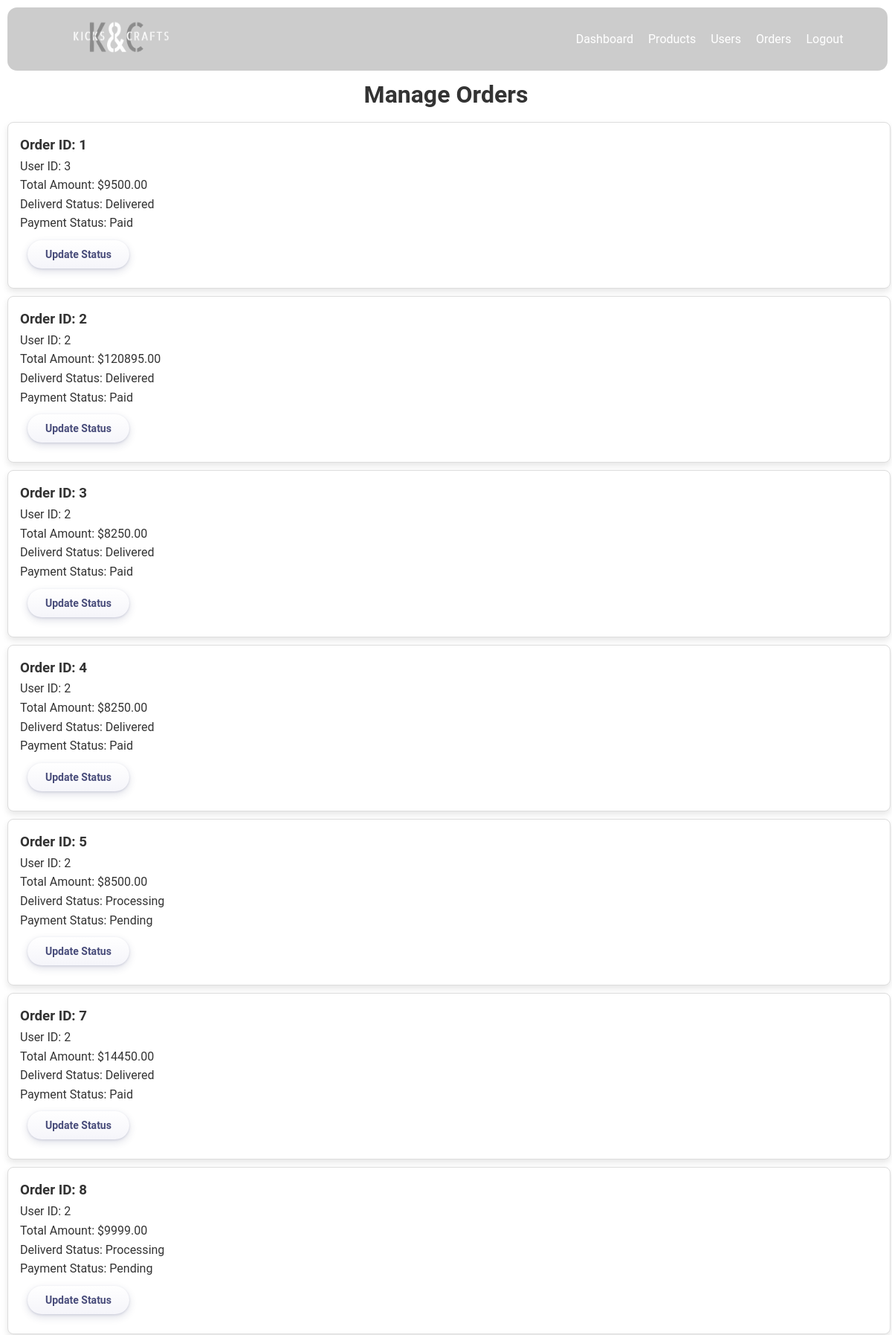
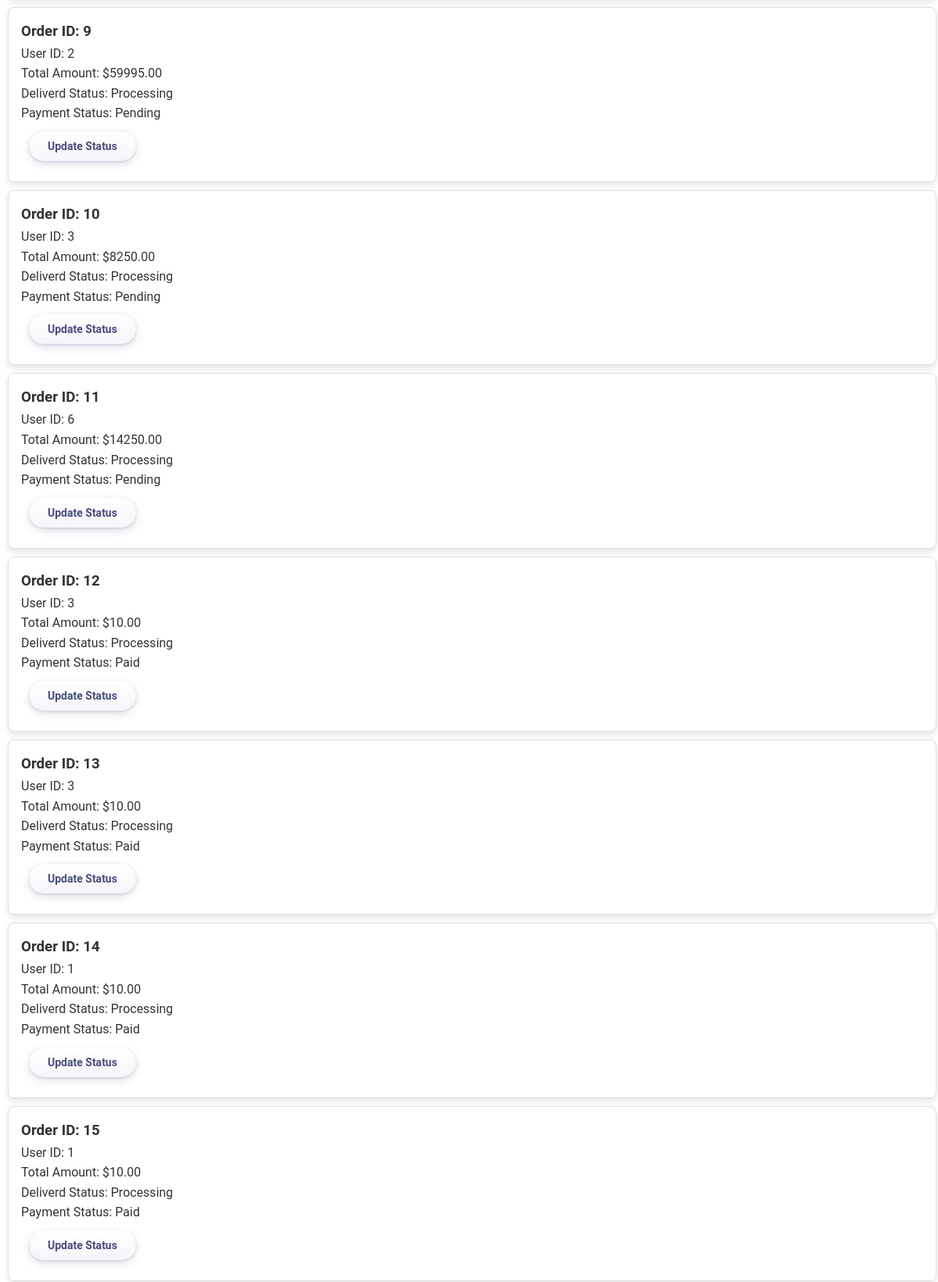
Page /manage_orders.php (signed in, upper part) on the committed database (2 pictures, top to bottom).
### tables this page shows
CREATE TABLE `orders` (
  `order_id` int(11) NOT NULL,
  `user_id` int(11) NOT NULL,
  `order_date` datetime DEFAULT current_timestamp(),
  `total_amount` decimal(10,2) NOT NULL,
  `payment_status` enum('Pending','Paid','Failed') DEFAULT 'Pending',
  `shipping_address` varchar(255) DEFAULT NULL,
  `order_status` enum('Processing','Shipped','Delivered','Cancelled') DEFAULT 'Processing',
  `tracking_number` varchar(50) DEFAULT NULL,
  `updated_at` timestamp NOT NULL DEFAULT current_timestamp() ON UPDATE current_timestamp()
);

### manage_orders.php (the view, shortened to what this page needs)
<?php
include 'db.php';
$stmt = $pdo->query("SELECT * FROM orders");
$orders = $stmt->fetchAll();
?>
<!DOCTYPE html>
<html lang="en">
<head>
</head>
<body>
    <?php include 'header.php'; ?>
    <br><br><br><br>
    <h1>Manage Orders</h1>
    <?php foreach ($orders as $order): ?>
        <div style="text-align: justify;" class="product">
            <h3>Order ID: <?php echo htmlspecialchars($order['order_id']); ?></h3>
            <p>User ID: <?php echo htmlspecialchars($order['user_id']); ?></p>
            <p>Total Amount: $<?php echo htmlspecialchars($order['total_amount']); ?></p>
            <p>Deliverd Status: <?php echo htmlspecialchars($order['order_status']); ?></p>
            <p>Payment Status: <?php echo htmlspecialchars($order['payment_status']); ?></p>
            <a href="update_order_status.php?order_id=<?php echo $order['order_id']; ?>"><button>Update Status</button></a>
        </div>
    <?php endforeach; ?>
</body>
</html>

### style.css (style rules this page uses)
* { margin: 0; padding: 0; box-sizing: border-box; font-family: "Roboto", sans-serif; }
body { background-color: #fff; color: #333; line-height: 1.6; width: 100%; }

### manage_orders.php (style rules this page uses)
body { text-align: center; }
.product { width: 99%; border: 1px solid #ddd; border-radius: 8px; padding: 16px; box-shadow: 0px 4px 8px rgba(0, 0, 0, 0.1); text-align: center; background-color: #fff; margin: 10px; }
a button { margin: 10px 10px; display: inline-block; outline: 0; border: 0; cursor: pointer; font-weight: 600; color: rgb(72, 76, 122); font-size: 14px; height: 38px; padding: 8px 24px; border-radius: 50px; background-image: linear-gradient(180deg, #fff, #f5f5fa); box-shadow: 0 4px 11px 0 rgb(37 44 97 / 15%), 0 1px 3px 0 rgb(93 100 148 / 20%); transition: all 0.2s ease-out; }

### rows in the picture
orders: order_id "1", user "3", total_amount "9500.00", order_status "Delivered", payment_status "Paid"
orders: order_id "2", user "2", total_amount "120895.00", order_status "Delivered", payment_status "Paid"
orders: order_id "3", user "2", total_amount "8250.00", order_status "Delivered", payment_status "Paid"
orders: order_id "4", user "2", total_amount "8250.00", order_status "Delivered", payment_status "Paid"
orders: order_id "5", user "2", total_amount "8500.00", order_status "Processing", payment_status "Pending"
orders: order_id "7", user "2", total_amount "14450.00", order_status "Delivered", payment_status "Paid"
orders: order_id "8", user "2", total_amount "9999.00", order_status "Processing", payment_status "Pending"
orders: order_id "9", user "2", total_amount "59995.00", order_status "Processing", payment_status "Pending"
orders: order_id "10", user "3", total_amount "8250.00", order_status "Processing", payment_status "Pending"
orders: order_id "11", user "6", total_amount "14250.00", order_status "Processing", payment_status "Pending"
orders: order_id "12", user "3", total_amount "10.00", order_status "Processing", payment_status "Paid"
orders: order_id "13", user "3", total_amount "10.00", order_status "Processing", payment_status "Paid"
orders: order_id "14", user "1", total_amount "10.00", order_status "Processing", payment_status "Paid"
orders: order_id "15", user "1", total_amount "10.00", order_status "Processing", payment_status "Paid"
